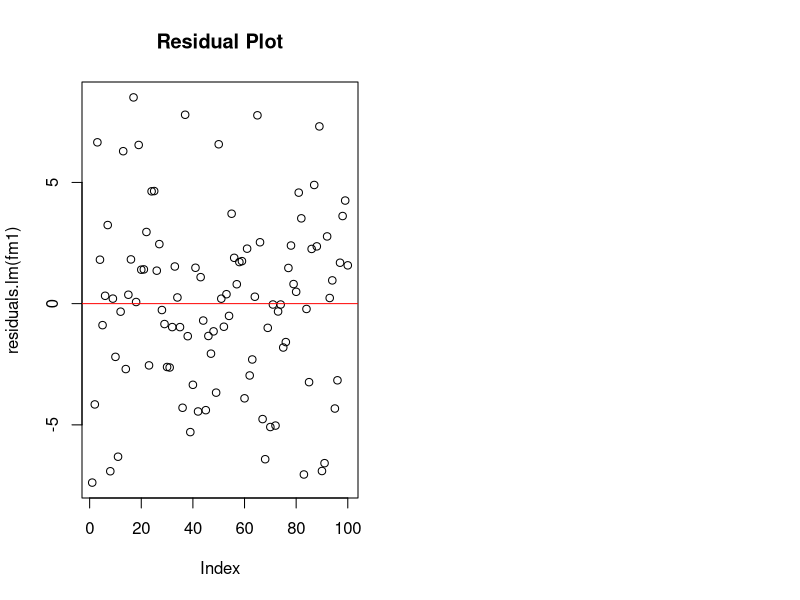
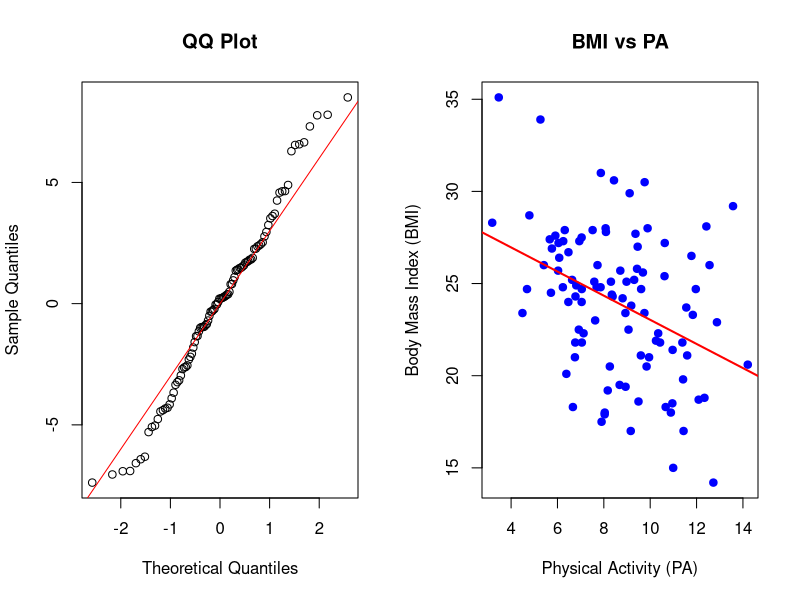
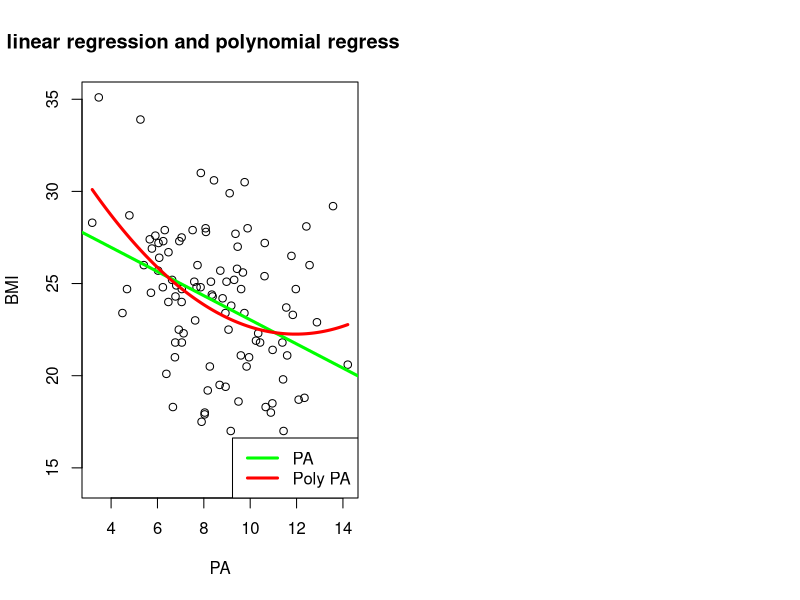

R code for these plots, in order:
## ---- chunk 1
knitr::opts_chunk$set(echo = TRUE)
library(knitr)
library(readxl)
## ---- chunk 2
pabmi = read_xls("./pabmi.xls")

with(pabmi,cor(PA,BMI))

with(pabmi,cor.test(PA,BMI))
## ---- chunk 3
fm1 = lm(BMI~PA, data = pabmi)

par(mfrow=c(1,2))
plot(residuals.lm(fm1),main="Residual Plot")
abline(0,0,col="red")

par(mfrow=c(1,2))
qqnorm(residuals(fm1),main="QQ Plot")
abline(0,3, col="red")
## ---- chunk 4
kable(coefficients(summary(fm1)))
(sigma(fm1))^2

cat("Regression Equation: BMI = 29.578 - 0.655 x PA")

plot(pabmi$PA, pabmi$BMI, main = "BMI vs PA", xlab = "Physical Activity (PA)", ylab = "Body Mass Index (BMI)", pch = 19, col = "blue")
abline(fm1, col = "red", lwd = 2)
## ---- chunk 5
kable(anova(fm1))
## ---- chunk 6
kable(confint(fm1))
## ---- chunk 7
kable(anova(fm1))
## ---- chunk 8
summary(fm1)

SSM = sum((predict(fm1) - mean(pabmi$BMI))^2) ; SSM
SST = sum((pabmi$BMI - mean(pabmi$BMI))^2); SST
## ---- chunk 9
observation = data.frame(PA = 27.85)

predict(fm1,newdata=observation,interval="confidence",level=0.95)
## ---- chunk 10
observation = data.frame(PA = 31.25)

predict(fm1,newdata=observation,interval="prediction",level=0.9)
## ---- chunk 11
fm2= lm(BMI ~ poly(PA,2), data=pabmi)
summary(fm2)
## ---- chunk 12
plot(BMI ~ PA, data=pabmi, main="Simple linear regression and polynomial regression models")
abline(fm1, col="green",lwd=3)
pavals <- seq(min(pabmi$PA), max(pabmi$PA), length.out = 100)
lines(pavals, predict(fm2, newdata = data.frame(PA = pavals)),col="red",lwd=3)
legend("bottomright",c("PA", "Poly PA"), col=c("green","red"),lwd=3)
